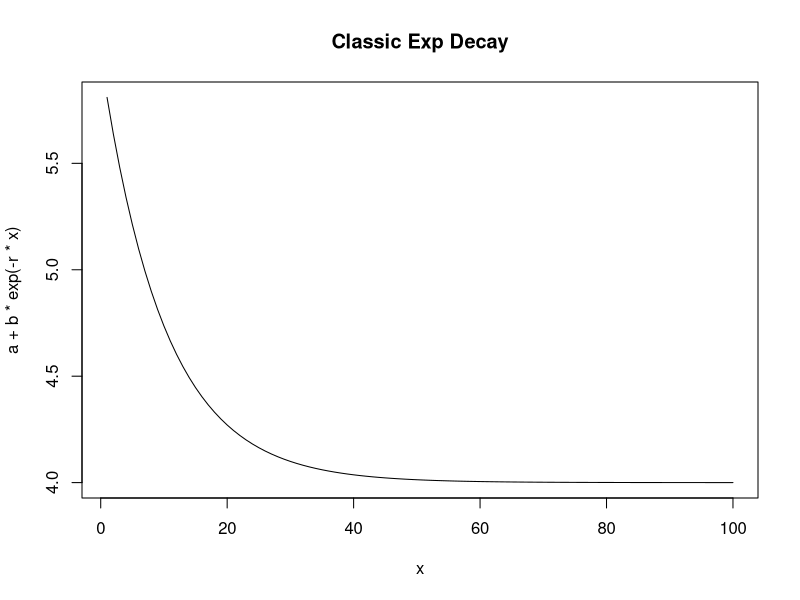
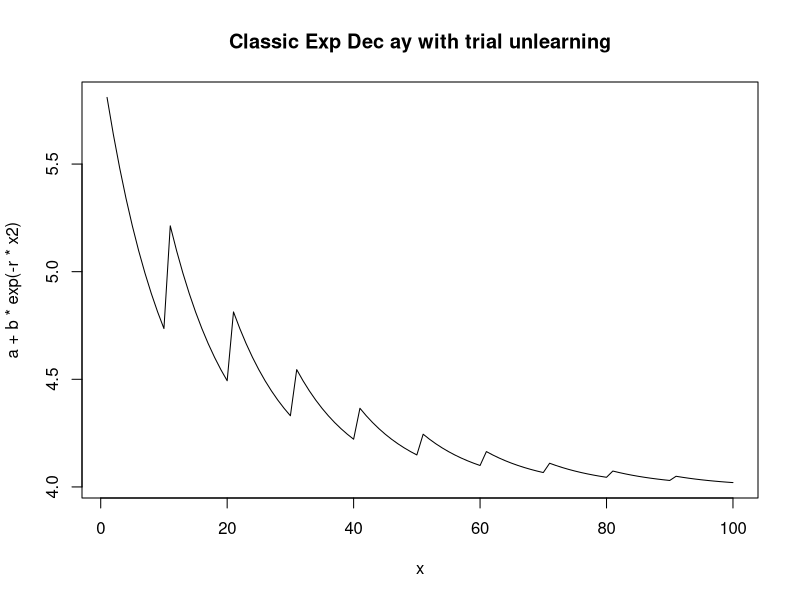
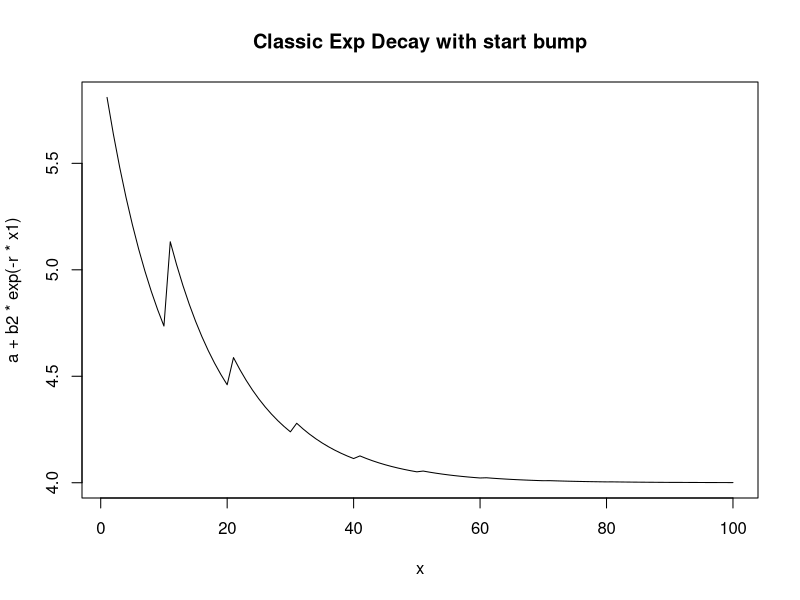
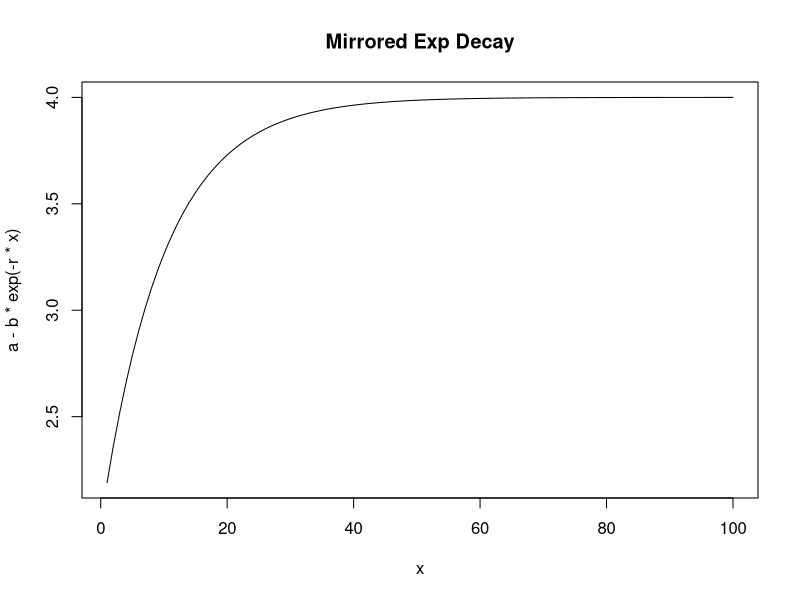
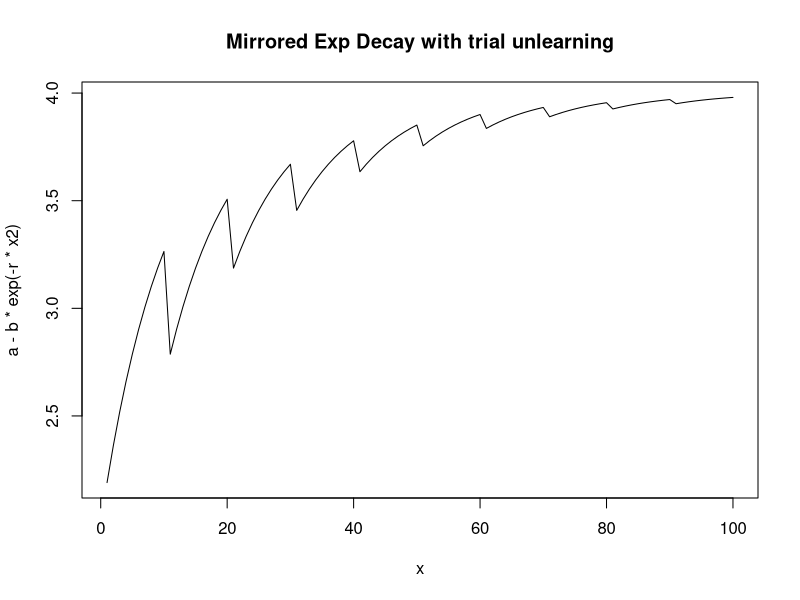
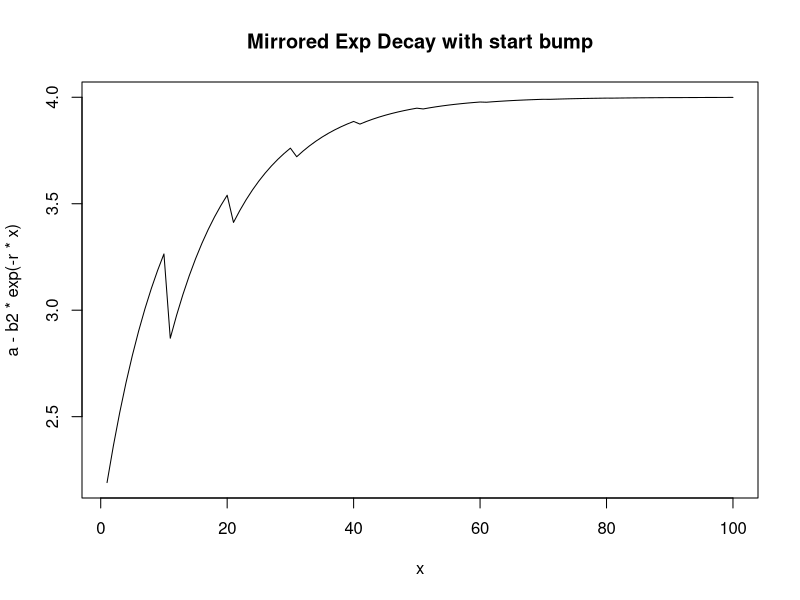

These charts were generated, in order, by the following R code:

block = 10

x=1:100

r=0.1
a=4
b=2

x1 = 1:100
x2=1:100
trialUnlearing=6
for (i in 1:block) {
  x2[(block*(i-1)+1):(block*(i-1)+block)]=x2[(block*(i-1)+1):(block*(i-1)+block)]-(trialUnlearing*(i-1))
}

b.bump=1.4
b2=rep(b,100)
for (i in 1:block) {
  b2[(block*(i-1)+1):(block*(i-1)+block)]=b2[(block*(i-1)+1):(block*(i-1)+block)]+(b.bump*(i-1))
}

# is the idea that we estimate a different value of b each time? 

plot(x,a+b*exp(-r*x),type="l",main="Classic Exp Decay")

plot(x,a+b*exp(-r*x2),type="l",main="Classic Exp Dec ay with trial unlearning") # positive b because caution should increase after the block finishes

plot(x,a+b2*exp(-r*x1),type="l",main="Classic Exp Decay with start bump")


plot(x,a-b*exp(-r*x),type="l",main="Mirrored Exp Decay")

plot(x,a-b*exp(-r*x2),type="l",main="Mirrored Exp Decay with trial unlearning")

plot(x,a-b2*exp(-r*x),type="l",main="Mirrored Exp Decay with start bump")

